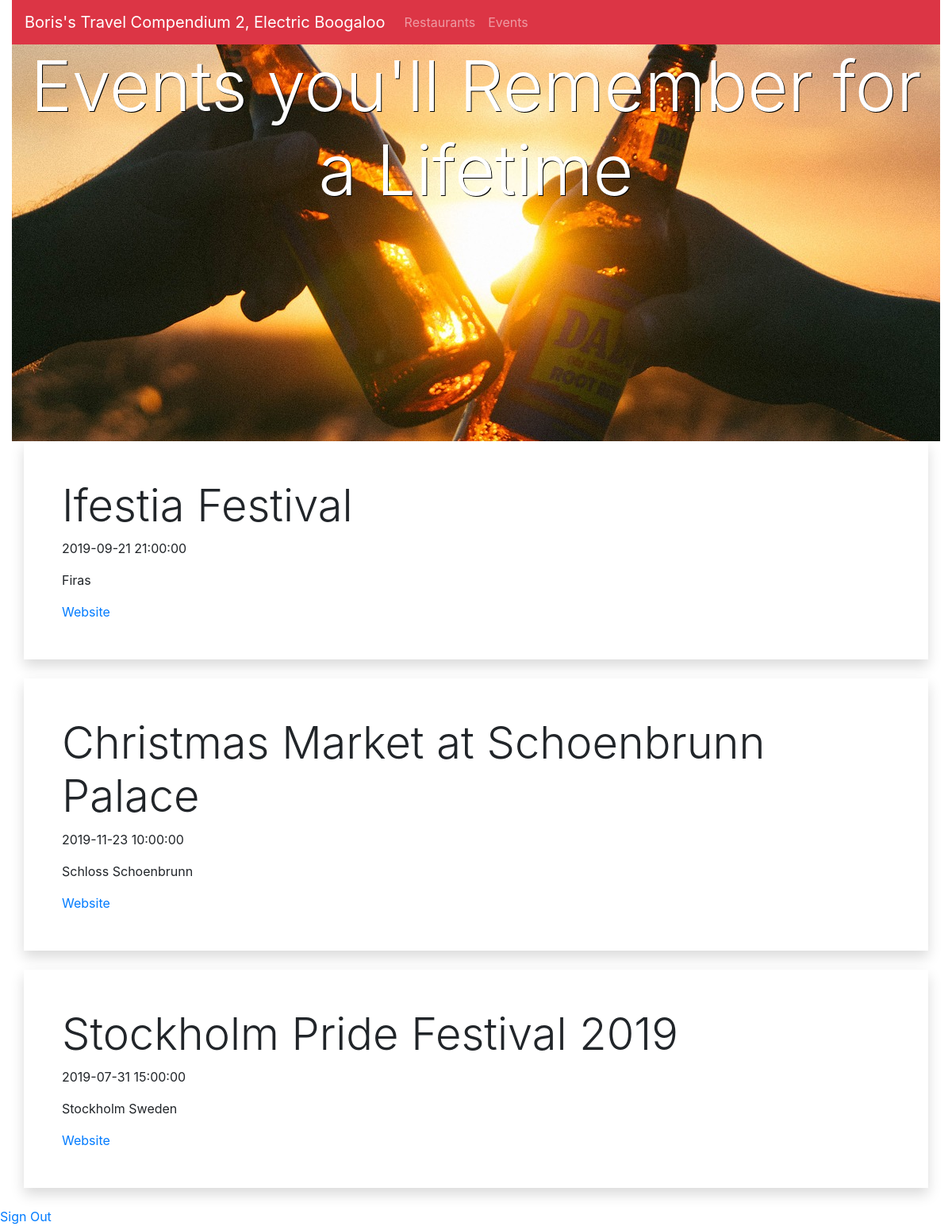
/project/event.php (signed in), run on the app's committed database.
### tables this page shows
CREATE TABLE `events` (
  `event_id` int(11) NOT NULL,
  `event_date` date DEFAULT NULL,
  `event_time` time DEFAULT NULL,
  `address` varchar(80) DEFAULT NULL,
  `web_address` varchar(100) DEFAULT NULL,
  `event_name` varchar(50) DEFAULT NULL
);

### project/event.php (the view, shortened to what this page needs)
<?php
require_once 'actions/db_connect.php';
?>
<!DOCTYPE html>
<html>
<head>
<link rel="stylesheet" href="https://stackpath.bootstrapcdn.com/bootstrap/4.3.1/css/bootstrap.min.css">
</head>
<body >
<div class="container-fluid">
<nav class="navbar navbar-expand-lg navbar-dark bg-danger">
  <a class="navbar-brand" href="home.php">Boris's Travel Compendium 2, Electric Boogaloo</a>
  <div class="collapse navbar-collapse" id="navbarSupportedContent">
    <ul class="navbar-nav mr-auto">
      <li class="nav-item">
        <a class="nav-link" href="restaurant.php">Restaurants <span class="sr-only">(current)</span></a>
      </li>
      <li class="nav-item">
        <a class="nav-link" href="event.php">Events</a>
      </li>
    </ul>
  </div>
</nav>
<div class="jumbotron-fluid">
	<h1 class="display-2 text-center text-white">Events you'll Remember for a Lifetime</h1>
</div>
<div class="container-fluid">
      <?php
           $sql = "SELECT * FROM events";
           $result = $connect->query($sql);
            if($result->num_rows > 0) {
                while($row = $result->fetch_assoc()) {
                   echo  "<div class='shadow p-5 mb-4'>
                   <h1 class='display-4'>" .$row['event_name'].  " </h1>
                   <p> " .$row['event_date']. " " .$row['event_time']. "</p>
                   <p>" .$row['address']. "</p> <a href= " .$row['web_address']. "> Website</a>
                   </div> " ;
                    };
               }
                   ?>
</div>
 </div>
  <a  href="logout.php?logout">Sign Out</a>
</body>
</html>

### project/event.php (style rules this page uses)
.jumbotron-fluid { background-image : url(img/cheers.jpg); height: 500px; background-position: center; }
.text-white { text-shadow: 1px 1px black; }

### data on the page
events: event_name "Ifestia Festival", event_date "2019-09-21", event_time "21:00:00", address "Firas"
events: event_name "Christmas Market at Schoenbrunn Palace", event_date "2019-11-23", event_time "10:00:00", address "Schloss Schoenbrunn"
events: event_name "Stockholm Pride Festival 2019", event_date "2019-07-31", event_time "15:00:00", address "Stockholm Sweden"
